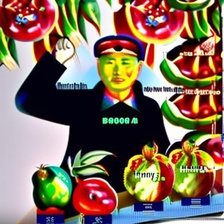
#> input picture A_TienXuLyAnh/Dataset_Final/test/fake/0333.jpg, 224 x 224 px
$ python -i svm_logreg.py   (imports and definitions only)
#> lines starting #> are read from the running program, lines starting #| are printed output that depends on the picture
#> further down, picture is the input picture: PIL image 224x224 RGB; mean R, G, B 130.3, 109.7, 92.5
# -*- coding: utf-8 -*-
"""
PHẦN C - SVM + LOGISTIC REGRESSION BASELINE

Ý tưởng:
Ảnh
  ↓
HOG + LBP + HSV + FFT
  ↓
Vector đặc trưng
  ↓
 ┌─────────────────────┐
 │                     │
SVM              Logistic Regression
 │                     │
 └──────────┬──────────┘
            ↓
     Real / AI-Generated
"""

# ============================================================
# 1. CẤU HÌNH
# ============================================================

from pathlib import Path


# Thư mục gốc dự án
ROOT_DIR = Path(__file__).resolve().parent.parent


# Dataset sau tiền xử lý của phần A
DATA_DIR = (
    ROOT_DIR
    / "A_TienXuLyAnh"
    / "Dataset_Final"
)


# Thư mục output của phần C
OUT_DIR = (
    Path(__file__).resolve().parent
    / "outputs"
)


# Thư mục cache
CACHE_DIR = OUT_DIR / "cache"


# Kích thước ảnh
IMG_SIZE = 224


# Random seed
SEED = 42


# Nhãn
# 0 = Real
# 1 = AI-Generated
CLASS_NAMES = [
    "Real",
    "AI-Generated"
]


# Định dạng ảnh
EXTS = {
    ".jpg",
    ".jpeg",
    ".png",
    ".bmp",
    ".webp"
}


# Số bin FFT
FFT_BINS = 32


# Tạo thư mục
# [9 lines not run here, left out]


# ============================================================
# 2. THƯ VIỆN
# ============================================================

import json
import time

import numpy as np
import joblib
import matplotlib.pyplot as plt

from PIL import Image

from joblib import Parallel, delayed
from tqdm import tqdm

from skimage.feature import (
    hog,
    local_binary_pattern
)

from sklearn.pipeline import Pipeline
from sklearn.preprocessing import StandardScaler

from sklearn.svm import SVC
from sklearn.calibration import CalibratedClassifierCV
from sklearn.linear_model import LogisticRegression

from sklearn.metrics import (
    accuracy_score,
    precision_score,
    recall_score,
    f1_score,
    roc_auc_score,
    confusion_matrix,
    ConfusionMatrixDisplay,
    classification_report
)


# ============================================================
# 3. TRÍCH XUẤT ĐẶC TRƯNG
# ============================================================

def extract_features(img):
    """
    Trích 4 nhóm đặc trưng:

    1. HOG       : hình dạng / đường biên
    2. LBP       : kết cấu / texture
    3. HSV hist  : màu sắc
    4. FFT       : phổ tần số
    """

    # --------------------------------------------------------
    # Resize ảnh
    # --------------------------------------------------------

    img = img.convert(
        "RGB"
    ).resize(
        (IMG_SIZE, IMG_SIZE)
    )


    # Chuyển sang grayscale
    gray = np.asarray(
        img.convert("L"),
        dtype=np.uint8
    )
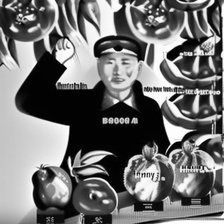
#> gray: shape (224, 224); min 0, max 255, mean 113.9


    # ========================================================
    # A. HOG
    # ========================================================

    f_hog = hog(
        gray,
        orientations=9,
        pixels_per_cell=(32, 32),
        cells_per_block=(2, 2),
        block_norm="L2-Hys"
    )
#> f_hog = 1296 values, max 0.414 at index 653, min 0.000544 at index 872, mean 0.143


    # ========================================================
    # B. LBP
    # ========================================================

    lbp = local_binary_pattern(
        gray,
        P=8,
        R=1,
        method="uniform"
    )
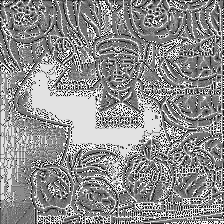
#> lbp: shape (224, 224) float64; min 0, max 9, mean 5.03; drawn with min black and max white


    f_lbp = (
        np.bincount(
            lbp.astype(int).ravel(),
            minlength=10
        )
        / lbp.size
    )
#> f_lbp = [0.0452, 0.0623, 0.0367, 0.0991, 0.238, 0.142, 0.0531, 0.0678, 0.161, 0.0958]


    # ========================================================
    # C. HSV HISTOGRAM
    # ========================================================

    hsv = np.asarray(
        img.convert("HSV")
    )
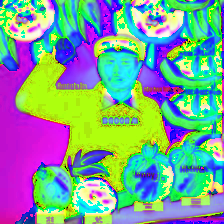
#> hsv: shape (224, 224, 3); mean R, G, B 123.4, 159.8, 149.9


    f_col = np.concatenate([
        np.histogram(
            hsv[..., c],
            bins=16,
            range=(0, 256),
            density=True
        )[0]
        for c in range(3)
    ])
#> f_col = 48 values, max 0.0213 at index 31, min 0.000863 at index 7, mean 0.00391


    # ========================================================
    # D. FFT
    # ========================================================

    mag = np.log1p(
        np.abs(
            np.fft.fftshift(
                np.fft.fft2(
                    gray / 255.0
                )
            )
        )
    )
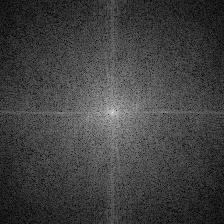
#> mag: shape (224, 224) float64; min 0.0585, max 10.02, mean 2.58; drawn with min black and max white


    yy, xx = np.indices(
        mag.shape
    )


    r = np.hypot(
        yy - IMG_SIZE // 2,
        xx - IMG_SIZE // 2
    )


    rbin = np.minimum(
        (
            r
            / (IMG_SIZE / 2)
            * FFT_BINS
        ).astype(int),
        FFT_BINS - 1
    )


    f_fft = (
        np.bincount(
            rbin.ravel(),
            mag.ravel(),
            FFT_BINS
        )
        /
        np.maximum(
            np.bincount(
                rbin.ravel(),
                minlength=FFT_BINS
            ),
            1
        )
    )
#> f_fft = 32 values, max 7.28 at index 0, min 1.54 at index 31, mean 3.59


    # ========================================================
    # GHÉP TẤT CẢ ĐẶC TRƯNG
    # ========================================================

    return np.concatenate([
        f_hog,
        f_lbp,
        f_col,
        f_fft
    ]).astype(
        np.float32
    )


# ============================================================
# 4. THỐNG KÊ ĐẶC TRƯNG
# ============================================================

# [371 lines left out: functions feature_groups, _safe_feat, load_split, evaluate, not called in this run]


# ============================================================
# 8. CHƯƠNG TRÌNH CHÍNH
# ============================================================

# [736 lines not run here, left out]

>>> from PIL import Image
>>> picture = Image.open('../A_TienXuLyAnh/Dataset_Final/test/fake/0333.jpg')
>>> result = extract_features(picture)
#> result = 1386 values, max 7.28 at index 1354, min 0.000544 at index 872, mean 0.217
